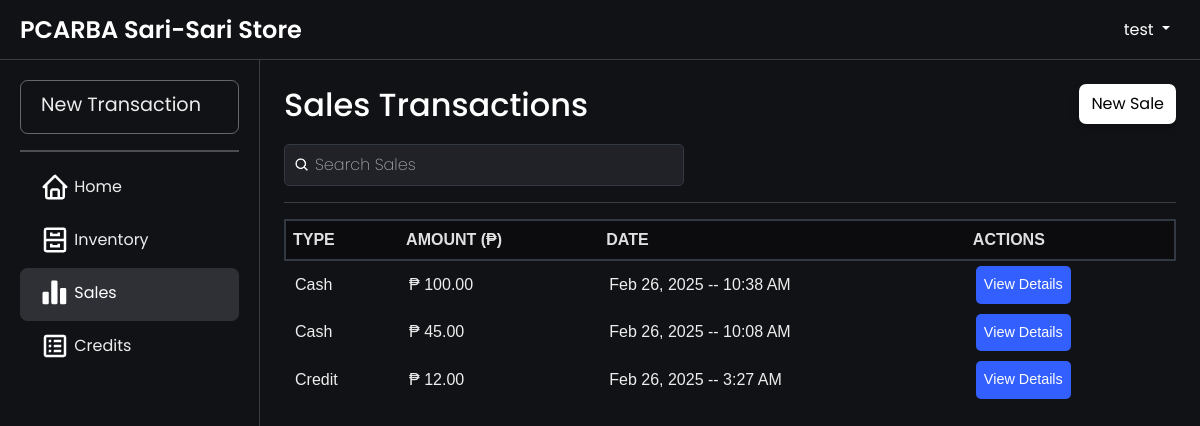
The app's page /sales.php (signed in) with its own data.
### tables this page shows
CREATE TABLE `sales` (
  `saleId` int(11) NOT NULL AUTO_INCREMENT,
  `totalPrice` decimal(10,2) NOT NULL,
  `transactionType` enum('Cash','Credit') NOT NULL,
  `dateSold` timestamp NOT NULL DEFAULT current_timestamp(),
  `userId` int(11) NOT NULL,
  `creditorId` int(11) DEFAULT NULL,
  `creditId` int(11) DEFAULT NULL,
  PRIMARY KEY (`saleId`),
  KEY `users_sale` (`userId`),
  KEY `creditor_sale` (`creditorId`),
  KEY `credits_sales` (`creditId`),
  CONSTRAINT `creditor_sale` FOREIGN KEY (`creditorId`) REFERENCES `creditor` (`creditorId`),
  CONSTRAINT `credits_sales` FOREIGN KEY (`creditId`) REFERENCES `credits` (`creditId`),
  CONSTRAINT `users_sale` FOREIGN KEY (`userId`) REFERENCES `users` (`userId`)
);

### htdocs/sales.php (the view, shortened to what this page needs)
<?php
include 'db.php';
$query = "SELECT saleId, dateSold, transactionType, totalPrice, creditId FROM sales ORDER BY dateSold DESC";
$result = $conn->query($query);
$sales = $result->fetch_all(MYSQLI_ASSOC);
?>
<!DOCTYPE html>
<html lang="en">
<head>
    <link rel="stylesheet" href="css/bootstrap.min.css">
    <link rel="stylesheet" href="css/layer1.css">
</head>
<body>
    <?php include 'navbar.php'; ?>
    <div class="main-content">
        <div class="container">
            <div class="table-wrapper">
                <div class="header-container">
                    <h2>Sales Transactions</h2>
                    <div class="button">
                        <a href="addSale.php">New Sale</a>
                    </div>
                </div>
                <div class="search-container">
                    <div class="search-wrapper">
                        <img src="images/search-icon.png" alt="Search" class="search-icon">
                        <input type="text" id="searchBar" placeholder="Search Sales" onkeyup="filterSales(); toggleClearIcon();">
                    </div>
                </div>
                <hr style="height: 1px; border: none; color: rgb(187, 188, 190); background-color: rgb(187, 188, 190);">
                <table id="salesTable">
                    <thead>
                        <tr align="left">
                            <th>Type</th>
                            <th>Amount (₱)</th>
                            <th>Date</th>
                            <th>Actions</th>
                        </tr>
                    </thead>
                    <tbody>
                        <?php if (empty($sales)) { ?>
                            <tr>
                                <td colspan="5" style="text-align: center;">No sales records found. <a href="addSale.php">Create a new sale</a>.</td>
                            </tr>
                        <?php } else { ?>
                            <?php foreach ($sales as $sale) {
                                $dateSold = !empty($sale['dateSold']) ? date("M d, Y -- g:i A", strtotime($sale['dateSold'])) : 'N/A';
                            ?>
                                <tr>
                                    <td><?php echo htmlspecialchars($sale['transactionType']); ?></td>
                                    <td>₱ <?php echo htmlspecialchars($sale['totalPrice']); ?></td>
                                    <td><?php echo htmlspecialchars($dateSold); ?></td>
                                    <td>
                                        <?php if ($sale['transactionType'] === 'Credit') { ?>
                                            <a href="credit_details.php?creditId=<?php echo $sale['creditId']; ?>" class="btn-action btn-open">
                                                <span>View Details</span>
                                            </a>
                                        <?php } else { ?>
                                            <a href="sale_details.php?saleId=<?php echo $sale['saleId']; ?>" class="btn-action btn-open">
                                                <span>View Details</span>
                                            </a>
                                        <?php } ?>
                                    </td>
                                </tr>
                            <?php } ?>
                        <?php } ?>
                    </tbody>
                </table>
            </div>
        </div>
    </div>
</body>
</html>

### htdocs/css/layer1.css (style rules this page uses)
body { background-color: rgb(17, 18, 22); font-family: "Poppins", serif; color: white; }

### htdocs/sales.php (style rules this page uses)
.search-container { margin-top: 10px; display: flex; justify-content: space-between; align-items: center; gap: 10px; position: relative; width: 100%; }
.header-container { display: flex; justify-content: space-between; align-items: center; }
.search-wrapper { display: flex; align-items: center; position: relative; width: 100%; max-width: 400px; }
.search-wrapper .search-icon { position: absolute; left: 10px; width: 16px; height: 16px; }
.search-wrapper input { padding: 8px 8px 8px 30px; width: 100%; border-radius: 5px; border: 1px solid #333942; background-color: rgba(33, 34, 39, 255); color: #f7f7f8; }
.search-wrapper input::placeholder { color: rgba(247, 247, 248, 0.64); font-weight: 200; }
.table-wrapper { overflow-x: auto; }
table { font-family: Arial, Helvetica, sans-serif; width: 100%; border-collapse: separate; border-spacing: 0 10px; }
table thead { position: sticky; top: 0; z-index: 10; background-color: #1f1f1f; }
table th { padding: 7px; background-color: #0c0c0f; color: rgba(247, 247, 248, 0.9); font-weight: bold; text-transform: uppercase; font-size: 1rem; box-shadow: 0 4px 8px rgba(0, 0, 0, 0.83); border-top: 2px solid #333942; border-bottom: 2px solid #333942; }
table th:first-child { border-left: 2px solid #333942; border-top: 2px solid #333942; border-bottom: 2px solid #333942; }
table th:last-child { border-right: 2px solid #333942; border-top: 2px solid #333942; border-bottom: 2px solid #333942; }
table td { padding: 5px 10px; font-size: 1rem; color: #eee; margin: 0 5px; white-space: nowrap; overflow: hidden; text-overflow: ellipsis; }
table tr { background-color: transparent; }
table tr td:first-child { border-top-left-radius: 7px; border-bottom-left-radius: 7px; }
table tr td:last-child { border-top-right-radius: 7px; border-bottom-right-radius: 7px; }
.button a { background: transparent; display: inline-block; padding: 8px 12px; background-color: rgb(255, 255, 255); color: #000; text-decoration: none; border-radius: 7px; box-shadow: 0 4px 8px rgba(0, 0, 0, 0.26); transition: all 0.3s ease; margin-bottom: 10px; }
.btn-action { text-decoration: none; padding: 8px 8px; font-size: 0.9rem; border-radius: 5px; transition: all 0.3s ease; display: inline-flex; justify-content: flex-end; min-width: 60px; box-sizing: border-box; }
.btn-action span { display: inline; }
.btn-open { background-color: #335fff !important; color: white !important; }

### htdocs/navbar.php (style rules this page uses)
html, body { margin: 0; padding: 0; width: 100%; height: 100%; overflow-x: hidden; }
body { display: grid; grid-template-rows: 60px 1fr; grid-template-columns: 260px 1fr; height: 100vh; overflow: hidden; margin: 0; }
.main-content { grid-row: 2 / -1; grid-column: 2 / -1; padding: 24px 24px; overflow-y: auto; transition: margin-left 0.3s; margin: 0; }
.container { width: 100%; padding: 0; margin: 0 auto; }

### records on screen
sales: transactionType "Cash", totalPrice "100.00", dateSold "Feb 26, 2025 -- 10:38 AM"
sales: transactionType "Cash", totalPrice "45.00", dateSold "Feb 26, 2025 -- 10:08 AM"
sales: transactionType "Credit", totalPrice "12.00", dateSold "Feb 26, 2025 -- 3:27 AM"

### other values on screen
$_SESSION['username'] "test"
